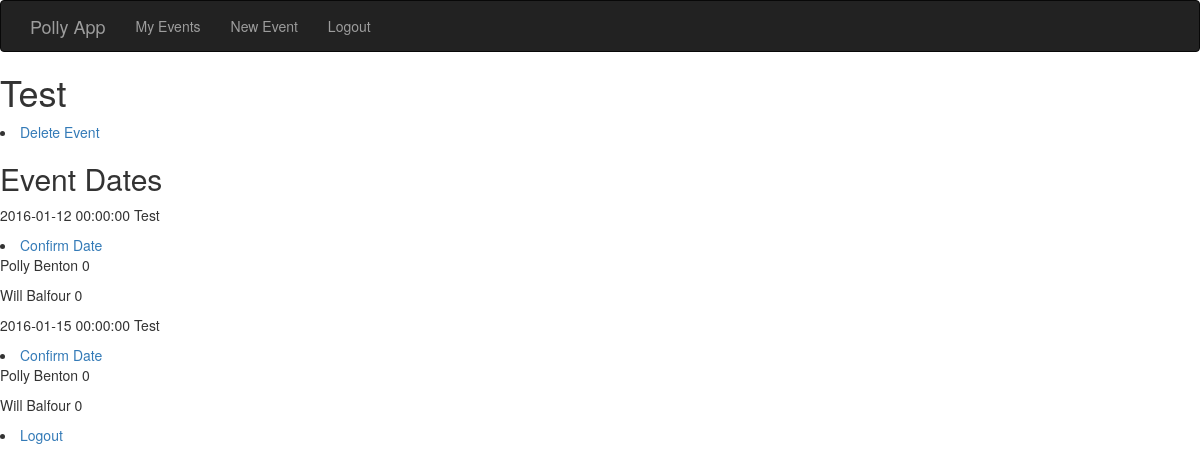
/event_details/9 (signed in), run on the app's committed database.
### app/models.py (models this page shows, shortened)
class Event(db.Model):
	__tablename__ = "events"
	id = db.Column(db.Integer, primary_key=True)
	name = db.Column(db.String(120), unique=False)
	admin_id = db.Column(db.Integer, db.ForeignKey("users.id"))
	deleted = db.Column(db.Boolean, unique=False, default = False)
	invites_sent = db.Column(db.Boolean, unique=False, default = False)
	eventdates = db.relationship('EventDate', backref=db.backref('event', lazy='select'))  #RELATIONSHIP DECLARATION

class EventDate(db.Model):
	__tablename__ = "eventdates"
	id = db.Column(db.Integer, primary_key=True)
	event_id = db.Column(db.Integer, db.ForeignKey("events.id"))
	date = db.Column(db.DateTime, unique=False)
	location = db.Column(db.String(120), unique=False)
	confirmed = db.Column(db.Boolean, unique=False, default = False)
	eventinvites = db.relationship('EventInvite', backref=db.backref('eventdate', lazy='select'))  #RELATIONSHIP DECLARATION

class EventInvite(db.Model):
	__tablename__ = "eventinvites"
	id = db.Column(db.Integer, primary_key=True)
	eventdate_id = db.Column(db.Integer, db.ForeignKey("eventdates.id"))
	invited_id = db.Column(db.Integer, db.ForeignKey("users.id"))
	status =  db.Column(db.Integer, unique=False) #1 is attending, 0 is not replied, -1 is not attending

class User(UserMixin, db.Model):
	__tablename__ = "users"
	id = db.Column(db.Integer, primary_key=True)
	firstname = db.Column(db.String(64), unique=False)
	surname = db.Column(db.String(64), unique=False)
	email = db.Column(db.String(120), index=True, unique=True)
	phone = db.Column(db.String(120), index=True, unique=True)
	group = db.Column(db.String(64), index=True, unique=False)
	password_hash = db.Column(db.String(128))
	events = db.relationship("Event",backref="user",lazy="select") #RELATIONSHIP DECLARATION
	eventsinvites = db.relationship("EventInvite",backref="user",lazy="select") #RELATIONSHIP DECLARATION
	@property
	def password(self):
		raise AttributeError("password is not a readable attribute")

### app/views.py (the view)
@app.route('/event_details/<int:event_id>', methods=['GET', 'POST'])
@login_required
def event_details(event_id):
	event = Event.query.filter_by(id = event_id).first()
	eventdates = EventDate.query.filter_by(event_id = event_id).all()
	eventdates.sort(key = lambda r: r.date)
	invitees = EventInvite.query.join(EventDate).filter_by(event_id = event_id).all()
	admin = User.query.filter_by(id = event.admin_id).first()
	if event.admin_id == current_user.id:
		return render_template("event_details_admin.html", title="Event_details", event = event , eventdates = eventdates, invitees = invitees, admin = admin)
	elif current_user.id in [invitee.invited_id for invitee in invitees]:
		return render_template("event_details_invited.html", title="Event_details", event = event , eventdates = eventdates, invitees = invitees, admin = admin)
	else:
		return "You are not admin or invited to " + event.name

### app/models.py (called while the page is built)
@login_manager.user_loader
def load_user(user_id):
	return User.query.get(int(user_id))

### app/templates/event_details_admin.html
{% extends "base.html" %}
{% block content %}
    <h1> {{ event.name }} </h1>
	<li> <a href= "{{url_for("delete_event", event_id = event.id)}}">  Delete Event </a>  </li>
	<h2> Event Dates </h2>
	{%for eventdate in eventdates%}
	<p> {{eventdate.date}}  {{eventdate.location}} {%if eventdate.confirmed == True%}  Confirmed {%endif%}    </p>
	<li> <a href= "{{url_for("confirm_date", eventdate_id = eventdate.id)}}">  Confirm Date </a>  </li>
	{%for invitee in invitees%}
	{%if invitee.eventdate.id == eventdate.id%}
	<p> {{invitee.user.firstname}} {{invitee.user.surname}}  {{invitee.status}}  </p>
	{%endif%}
	{%endfor%}
	{%endfor%}
	<li> <a href="/logout">Logout</a> </li>
{% endblock %}

### data on the page
Event: name "Test"
EventDate: date "2016-01-12 00:00:00", location "Test"
EventInvite: user.firstname "Polly", user.surname "Benton", status "0"
EventInvite: user.firstname "Will", user.surname "Balfour", status "0"
EventDate: date "2016-01-15 00:00:00", location "Test"
EventInvite: user.firstname "Polly", user.surname "Benton", status "0"
EventInvite: user.firstname "Will", user.surname "Balfour", status "0"
